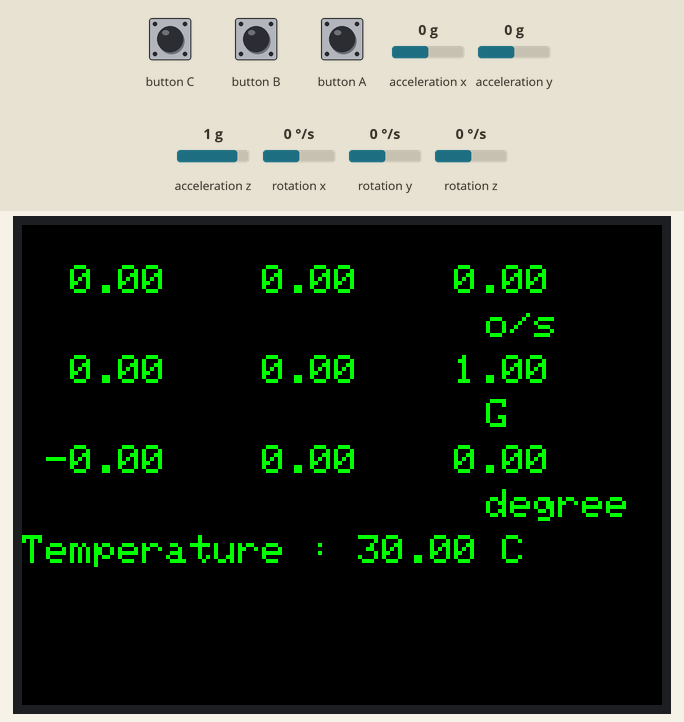
This program was run on a simulated ESP32. On the bench: 320×240 colour display. Inputs (shaded band) come from the test bench; at power-on: acceleration x 0 g, acceleration y 0 g, acceleration z 1 g, rotation x 0 °/s, rotation y 0 °/s, rotation z 0 °/s. WiFi joins after 1.5 s; servers stay silent unless stated; the ROS host is connected and sends only what is stated.

Above: at 4.0 s.
4.1 s: acceleration x set to -1.4 g
At 4.7 s:
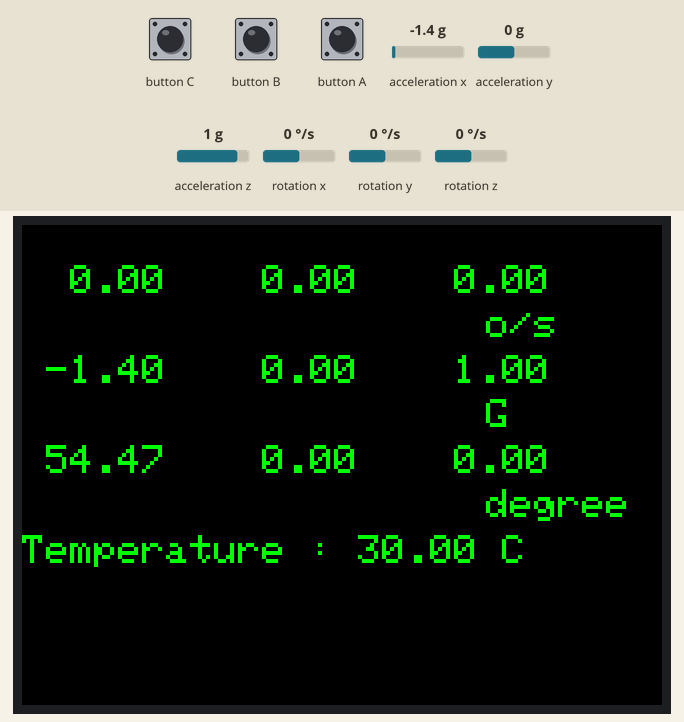
5.6 s: acceleration y set to -1.4 g
At 6.1 s:
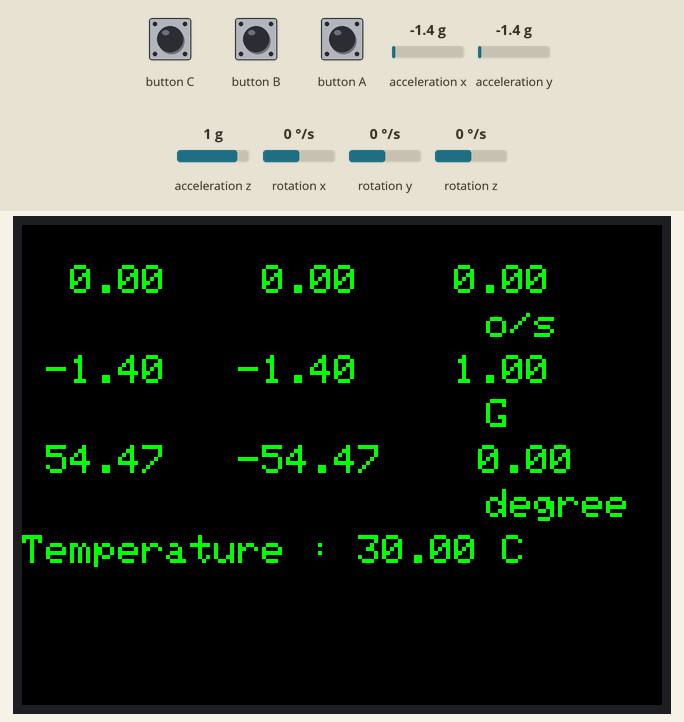
7.1 s: acceleration z set to -1.4 g
At 7.9 s:
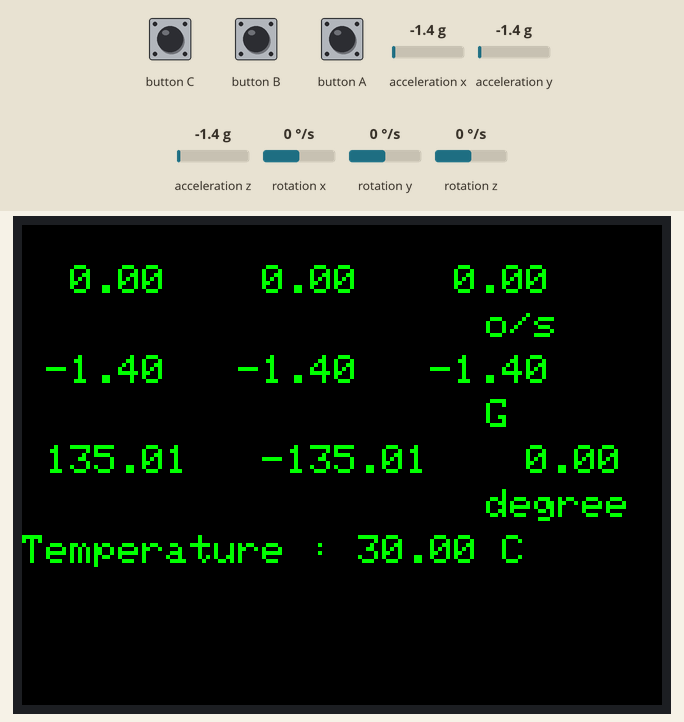
8.6 s: rotation x set to -192 °/s
At 9.6 s:
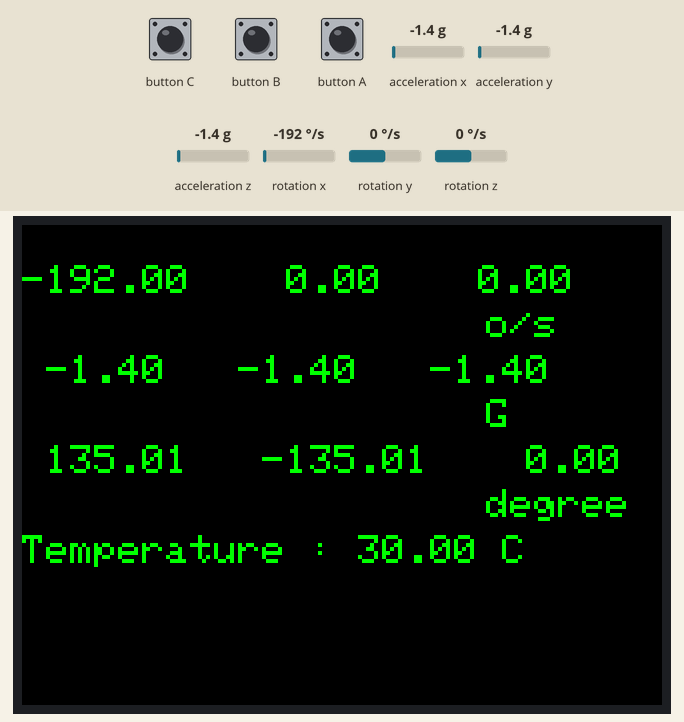
10.1 s: rotation y set to -192 °/s
At 10.4 s:
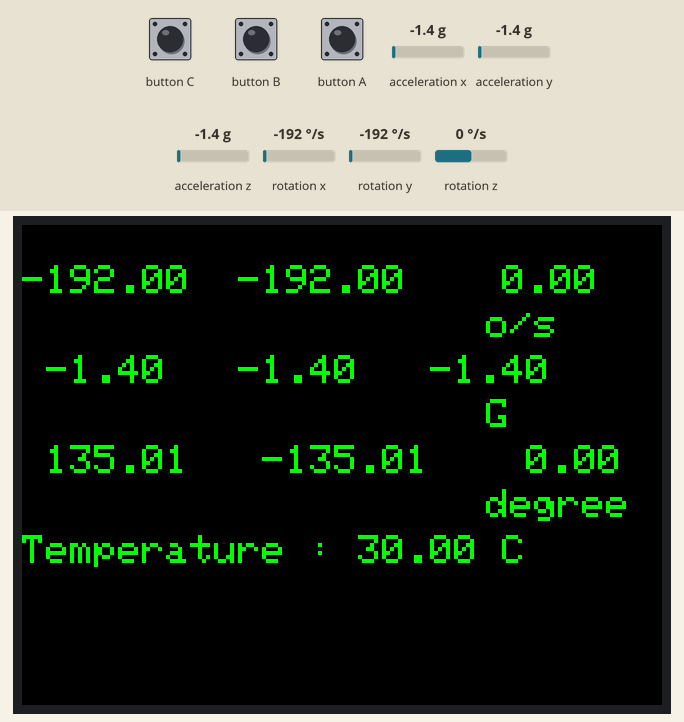
11.6 s: rotation z set to -192 °/s
At 12.9 s:
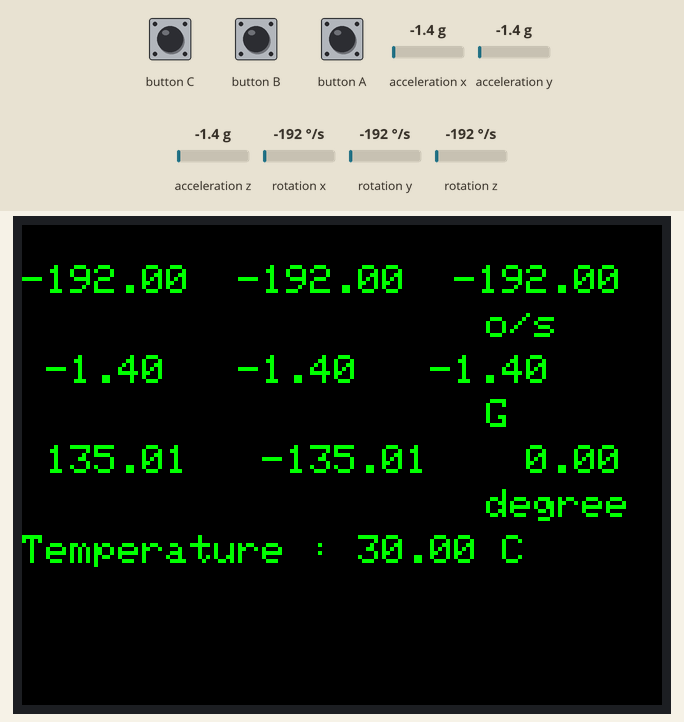
Timing chart, 0 to 14.1 s (numbered marks = the images above; inputs shaded):
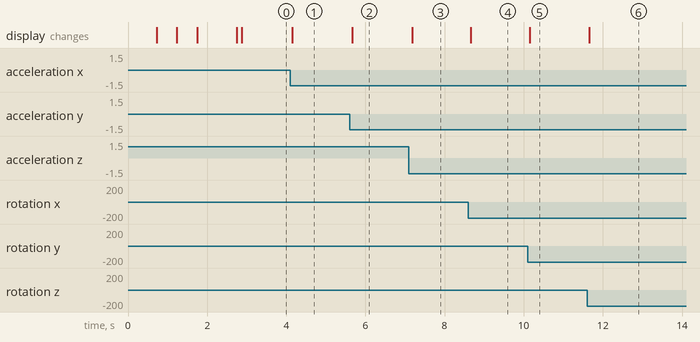

The program:

main.cpp
```cpp
#define M5STACK_MPU6886

#include <M5Stack.h>
#include <ros.h>
#include <sensor_msgs/Imu.h>
#include <std_msgs/Int16.h>
#include <WiFi.h>


const char* ssid     = "foo";
const char* password = "bar";

//ros handle object
ros::NodeHandle  nh;
sensor_msgs::Imu imu_msg;
std_msgs::Int16 speed_msg;
ros::Publisher imu("IMU", &imu_msg);
ros::Publisher pub_speed("current_speed", &speed_msg);

// Set the rosserial socket server IP address
IPAddress server(192,168,0,30);
// Set the rosserial socket server port
const uint16_t serverPort = 11411;

float accX = 0.0F;
float accY = 0.0F;
float accZ = 0.0F;

float gyroX = 0.0F;
float gyroY = 0.0F;
float gyroZ = 0.0F;

float pitch = 0.0F;
float roll  = 0.0F;
float yaw   = 0.0F;


float temp = 0.0F;


void setup()
{

  M5.begin();
  Wire.begin();

  M5.Power.begin();
  M5.IMU.Init();


  imu_msg.header.frame_id = 0;


  M5.Lcd.fillScreen(BLACK);
  M5.Lcd.setTextColor(GREEN , BLACK);
  M5.Lcd.setTextSize(2);

  M5.Lcd.setCursor(0, 0);
  M5.Lcd.print("WiFi...");

  WiFi.begin(ssid, password);
  while (WiFi.status() != WL_CONNECTED) {
    delay(500);
    M5.Lcd.print(".");
  }
  M5.Lcd.print("OK !");

  M5.Lcd.setCursor(0, 20);
  M5.Lcd.print("IP address: ");
  M5.Lcd.print(WiFi.localIP());

  nh.getHardware()->setConnection(server, serverPort);

  nh.initNode();

  nh.advertise(imu);

  M5.Lcd.setCursor(0, 40);
  M5.Lcd.print("ROSSerial...");

  while (!nh.connected()) {
    nh.spinOnce();
    delay(100);
  }

  M5.Lcd.print("OK !");

   delay(1000);

   M5.Lcd.fillScreen(BLACK);

}

void loop()
{


  M5.update();
  M5.IMU.getGyroData(&gyroX,&gyroY,&gyroZ);
  M5.IMU.getAccelData(&accX,&accY,&accZ);
  M5.IMU.getAhrsData(&pitch,&roll,&yaw);
  M5.IMU.getTempData(&temp);

  M5.Lcd.setCursor(0, 20);
  M5.Lcd.printf("%6.2f  %6.2f  %6.2f      ", gyroX, gyroY, gyroZ);
  M5.Lcd.setCursor(220, 42);
  M5.Lcd.print(" o/s");
  M5.Lcd.setCursor(0, 65);
  M5.Lcd.printf(" %5.2f   %5.2f   %5.2f   ", accX, accY, accZ);
  M5.Lcd.setCursor(220, 87);
  M5.Lcd.print(" G");
  M5.Lcd.setCursor(0, 110);
  M5.Lcd.printf(" %5.2f   %5.2f   %5.2f   ", pitch, roll, yaw);
  M5.Lcd.setCursor(220, 132);
  M5.Lcd.print(" degree");
  M5.Lcd.setCursor(0, 155);
  M5.Lcd.printf("Temperature : %.2f C", temp);


  imu_msg.header.frame_id= "/imu";

  imu_msg.linear_acceleration.x = 9.81 * accX;
  imu_msg.linear_acceleration.y = 9.81 * accY;
  imu_msg.linear_acceleration.y = 9.81 * accZ;

  imu_msg.angular_velocity.x = 3.141 / 180.0 * gyroX;
  imu_msg.angular_velocity.y = 3.141 / 180.0 * gyroY;
  imu_msg.angular_velocity.z = 3.141 / 180.0 * gyroZ;

  imu_msg.orientation.x = 3.141 / 180.0 * pitch;
  imu_msg.orientation.y = 3.141 / 180.0 * roll;
  imu_msg.orientation.z = 3.141 / 180.0 * yaw;

  imu_msg.header.stamp = nh.now();

  imu.publish( &imu_msg );

  nh.spinOnce();
  delay(10);
}
```

Measured:
- after the input at 4.1 s, the display: changes after 0.06 s (image 1)
- after the input at 5.6 s, the display: changes after 0.06 s (image 2)
- after the input at 7.1 s, the display: changes after 0.08 s (image 3)
- after the input at 8.6 s, the display: changes after 0.06 s (image 4)
- after the input at 10.1 s, the display: changes after 0.06 s (image 5)
- after the input at 11.6 s, the display: changes after 0.06 s (image 6)
